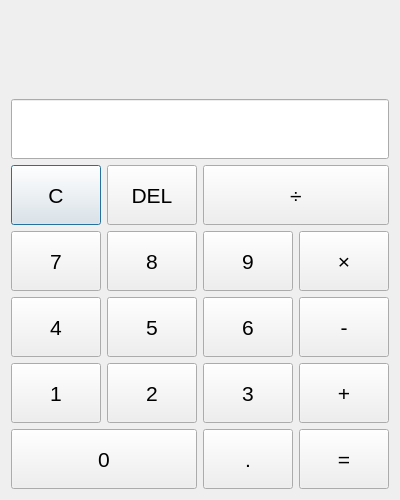
<?xml version="1.0" encoding="UTF-8"?>
<ui version="4.0">
 <class>Dialog</class>
 <widget class="QDialog" name="Dialog">
  <property name="geometry">
   <rect>
    <x>0</x>
    <y>0</y>
    <width>400</width>
    <height>500</height>
   </rect>
  </property>
  <property name="windowTitle">
   <string>Calculator</string>
  </property>
  <layout class="QVBoxLayout" name="verticalLayout">
   <item>
    <widget class="QLabel" name="formulaDisplay">
     <property name="minimumSize">
      <size>
       <width>0</width>
       <height>40</height>
      </size>
     </property>
     <property name="font">
      <font>
       <pointsize>14</pointsize>
      </font>
     </property>
     <property name="text">
      <string/>
     </property>
     <property name="alignment">
      <set>Qt::AlignRight|Qt::AlignTrailing|Qt::AlignVCenter</set>
     </property>
    </widget>
   </item>
   <item>
    <widget class="QLineEdit" name="display">
     <property name="minimumSize">
      <size>
       <width>0</width>
       <height>60</height>
      </size>
     </property>
     <property name="font">
      <font>
       <pointsize>20</pointsize>
      </font>
     </property>
     <property name="alignment">
      <set>Qt::AlignRight|Qt::AlignTrailing|Qt::AlignVCenter</set>
     </property>
     <property name="readOnly">
      <bool>true</bool>
     </property>
    </widget>
   </item>
   <item>
    <layout class="QGridLayout" name="gridLayout">
     <item row="0" column="0">
      <widget class="QPushButton" name="btnClear">
       <property name="minimumSize">
        <size>
         <width>0</width>
         <height>60</height>
        </size>
       </property>
       <property name="font">
        <font>
         <pointsize>16</pointsize>
        </font>
       </property>
       <property name="text">
        <string>C</string>
       </property>
      </widget>
     </item>
     <item row="0" column="1">
      <widget class="QPushButton" name="btnDelete">
       <property name="minimumSize">
        <size>
         <width>0</width>
         <height>60</height>
        </size>
       </property>
       <property name="font">
        <font>
         <pointsize>16</pointsize>
        </font>
       </property>
       <property name="text">
        <string>DEL</string>
       </property>
      </widget>
     </item>
     <item row="0" column="2" colspan="2">
      <widget class="QPushButton" name="btnDivide">
       <property name="minimumSize">
        <size>
         <width>0</width>
         <height>60</height>
        </size>
       </property>
       <property name="font">
        <font>
         <pointsize>16</pointsize>
        </font>
       </property>
       <property name="text">
        <string>÷</string>
       </property>
      </widget>
     </item>
     <item row="1" column="0">
      <widget class="QPushButton" name="btn7">
       <property name="minimumSize">
        <size>
         <width>0</width>
         <height>60</height>
        </size>
       </property>
       <property name="font">
        <font>
         <pointsize>16</pointsize>
        </font>
       </property>
       <property name="text">
        <string>7</string>
       </property>
      </widget>
     </item>
     <item row="1" column="1">
      <widget class="QPushButton" name="btn8">
       <property name="minimumSize">
        <size>
         <width>0</width>
         <height>60</height>
        </size>
       </property>
       <property name="font">
        <font>
         <pointsize>16</pointsize>
        </font>
       </property>
       <property name="text">
        <string>8</string>
       </property>
      </widget>
     </item>
     <item row="1" column="2">
      <widget class="QPushButton" name="btn9">
       <property name="minimumSize">
        <size>
         <width>0</width>
         <height>60</height>
        </size>
       </property>
       <property name="font">
        <font>
         <pointsize>16</pointsize>
        </font>
       </property>
       <property name="text">
        <string>9</string>
       </property>
      </widget>
     </item>
     <item row="1" column="3">
      <widget class="QPushButton" name="btnMultiply">
       <property name="minimumSize">
        <size>
         <width>0</width>
         <height>60</height>
        </size>
       </property>
       <property name="font">
        <font>
         <pointsize>16</pointsize>
        </font>
       </property>
       <property name="text">
        <string>×</string>
       </property>
      </widget>
     </item>
     <item row="2" column="0">
      <widget class="QPushButton" name="btn4">
       <property name="minimumSize">
        <size>
         <width>0</width>
         <height>60</height>
        </size>
       </property>
       <property name="font">
        <font>
         <pointsize>16</pointsize>
        </font>
       </property>
       <property name="text">
        <string>4</string>
       </property>
      </widget>
     </item>
     <item row="2" column="1">
      <widget class="QPushButton" name="btn5">
       <property name="minimumSize">
        <size>
         <width>0</width>
         <height>60</height>
        </size>
       </property>
       <property name="font">
        <font>
         <pointsize>16</pointsize>
        </font>
       </property>
       <property name="text">
        <string>5</string>
       </property>
      </widget>
     </item>
     <item row="2" column="2">
      <widget class="QPushButton" name="btn6">
       <property name="minimumSize">
        <size>
         <width>0</width>
         <height>60</height>
        </size>
       </property>
       <property name="font">
        <font>
         <pointsize>16</pointsize>
        </font>
       </property>
       <property name="text">
        <string>6</string>
       </property>
      </widget>
     </item>
     <item row="2" column="3">
      <widget class="QPushButton" name="btnSubtract">
       <property name="minimumSize">
        <size>
         <width>0</width>
         <height>60</height>
        </size>
       </property>
       <property name="font">
        <font>
         <pointsize>16</pointsize>
        </font>
       </property>
       <property name="text">
        <string>-</string>
       </property>
      </widget>
     </item>
     <item row="3" column="0">
      <widget class="QPushButton" name="btn1">
       <property name="minimumSize">
        <size>
         <width>0</width>
         <height>60</height>
        </size>
       </property>
       <property name="font">
        <font>
         <pointsize>16</pointsize>
        </font>
       </property>
       <property name="text">
        <string>1</string>
       </property>
      </widget>
     </item>
     <item row="3" column="1">
      <widget class="QPushButton" name="btn2">
       <property name="minimumSize">
        <size>
         <width>0</width>
         <height>60</height>
        </size>
       </property>
       <property name="font">
        <font>
         <pointsize>16</pointsize>
        </font>
       </property>
       <property name="text">
        <string>2</string>
       </property>
      </widget>
     </item>
     <item row="3" column="2">
      <widget class="QPushButton" name="btn3">
       <property name="minimumSize">
        <size>
         <width>0</width>
         <height>60</height>
        </size>
       </property>
       <property name="font">
        <font>
         <pointsize>16</pointsize>
        </font>
       </property>
       <property name="text">
        <string>3</string>
       </property>
      </widget>
     </item>
     <item row="3" column="3">
      <widget class="QPushButton" name="btnAdd">
       <property name="minimumSize">
        <size>
         <width>0</width>
         <height>60</height>
        </size>
       </property>
       <property name="font">
        <font>
         <pointsize>16</pointsize>
        </font>
       </property>
       <property name="text">
        <string>+</string>
       </property>
      </widget>
     </item>
     <item row="4" column="0" colspan="2">
      <widget class="QPushButton" name="btn0">
       <property name="minimumSize">
        <size>
         <width>0</width>
         <height>60</height>
        </size>
       </property>
       <property name="font">
        <font>
         <pointsize>16</pointsize>
        </font>
       </property>
       <property name="text">
        <string>0</string>
       </property>
      </widget>
     </item>
     <item row="4" column="2">
      <widget class="QPushButton" name="btnDecimal">
       <property name="minimumSize">
        <size>
         <width>0</width>
         <height>60</height>
        </size>
       </property>
       <property name="font">
        <font>
         <pointsize>16</pointsize>
        </font>
       </property>
       <property name="text">
        <string>.</string>
       </property>
      </widget>
     </item>
     <item row="4" column="3">
      <widget class="QPushButton" name="btnEquals">
       <property name="minimumSize">
        <size>
         <width>0</width>
         <height>60</height>
        </size>
       </property>
       <property name="font">
        <font>
         <pointsize>16</pointsize>
        </font>
       </property>
       <property name="text">
        <string>=</string>
       </property>
      </widget>
     </item>
    </layout>
   </item>
  </layout>
 </widget>
 <resources/>
 <connections/>
</ui>
